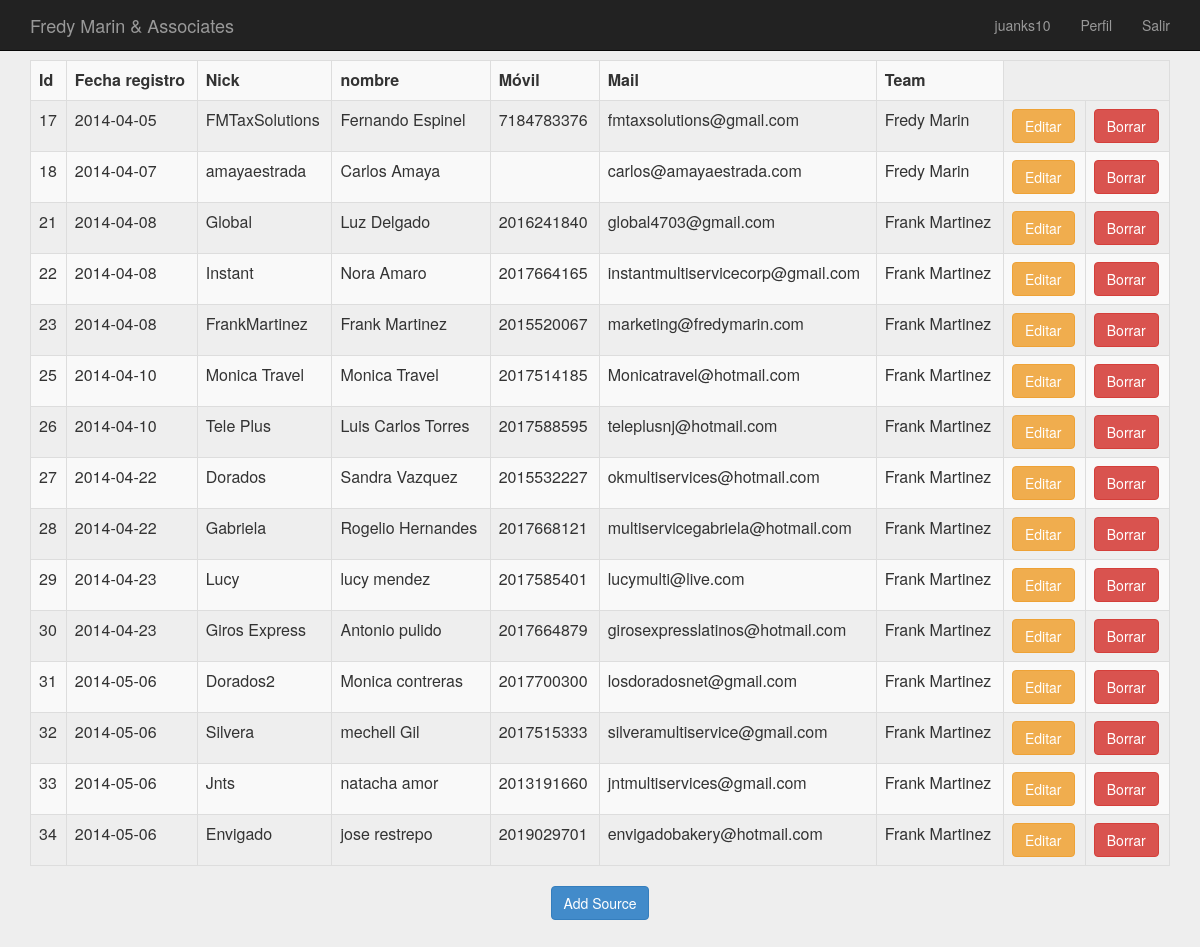
/vendedores/index.php?mostrar=vendedores (signed in), run on the app's committed database.
### tables this page shows
CREATE TABLE IF NOT EXISTS `usuarios` (
  `id` int(5) NOT NULL AUTO_INCREMENT,
  `fecha` varchar(10) NOT NULL,
  `nick` varchar(20) NOT NULL,
  `pass` varchar(32) NOT NULL,
  `mail` varchar(40) NOT NULL,
  `ip` varchar(15) NOT NULL,
  `perfil` varchar(14) NOT NULL,
  `tipoperfil` int(2) NOT NULL,
  `nombre_completo` varchar(40) DEFAULT NULL,
  `movil` varchar(20) DEFAULT NULL,
  `creado_por` int(4) DEFAULT NULL,
  PRIMARY KEY (`id`),
  KEY `nick` (`nick`,`pass`)
);

### vendedores/index.php (the view, shortened to what this page needs)
<?php
include("../conexion.php");
?>
<html>
<head>
    <link href="../estilos/bootstrap.min.css" rel="stylesheet">
    <link href="../estilos/signin.css" rel="stylesheet">
</head>
<body>
<br />
<div class="container">
<?php
echo "<table class='table table-striped table-bordered' >";
echo "<tr>";
echo "<td><b>Id</b></td>";
echo "<td><b>Fecha registro</b></td>";
echo "<td><b>Nick</b></td>";
echo "<td><b>nombre</b></td>";
echo "<td><b>M&oacute;vil</b></td>";
echo "<td><b>Mail</b></td>";
if($_SESSION['perfil'] == "administrador" && $_GET['mostrar'] == 'vendedores'){
echo "<td><b>Team</b></td>";
}
echo "</tr>";
        if (isset($_GET['pagina']) ) {
    	$num_pagina = (int) $_GET['pagina'];
    	$num_pagina2 = $num_pagina * 30;
    	}
    	else {
    	$num_pagina2 = 0;
    	}
if($_SESSION['perfil'] == "administrador"){
    if ($_GET['mostrar'] == 'team') {
      $result = mysql_query("SELECT * FROM `usuarios` WHERE `tipoperfil` = '3'  LIMIT $num_pagina2 , 30") or trigger_error(mysql_error());
    }else {
      $result = mysql_query("SELECT * FROM `usuarios` WHERE `tipoperfil` = '2'  LIMIT $num_pagina2 , 30") or trigger_error(mysql_error());
    }
  }else if($_SESSION['perfil'] == "team"){
      $creado_por = $_SESSION['id'];
      $result = mysql_query("SELECT * FROM `usuarios` WHERE `tipoperfil` = '2' AND `creado_por` =  '$creado_por' LIMIT $num_pagina2 , 30") or trigger_error(mysql_error());
  }
while($row = mysql_fetch_array($result)){
foreach($row AS $key => $value) { $row[$key] = stripslashes($value); }
echo "<tr>";
echo "<td valign='top'>" . nl2br( $row['id']) . "</td>";
echo "<td valign='top'>" . nl2br( $row['fecha']) . "</td>";
echo "<td valign='top'>" . nl2br( $row['nick']) . "</td>";
echo "<td valign='top'>" . nl2br( $row['nombre_completo']) . "</td>";
echo "<td valign='top'>" . nl2br( $row['movil']) . "</td>";
echo "<td valign='top'>" . nl2br( $row['mail']) . "</td>";
if($_SESSION['perfil'] == "administrador" && $_GET['mostrar'] == 'vendedores'){
    $creado_por_2 = $row['creado_por'];
    $result2 = mysql_query("SELECT nombre_completo FROM `usuarios` WHERE `id` = $creado_por_2") or trigger_error(mysql_error());
    while($row2 = mysql_fetch_array($result2)){
    foreach($row2 AS $key => $value) { $row2[$key] = stripslashes($value); }
    echo "<td valign='top'>".nl2br( $row2['nombre_completo'])."</td>";
  }
}
if($_SESSION['perfil'] == "administrador"){
echo "<td valign='top'><a href=editar.php?id={$row['id']} class='btn btn-warning' role='button'>Editar</a></td><td><a href=borrar.php?id={$row['id']} class='btn btn-danger' role='button'>Borrar</a></td> ";
}
echo "</tr>";
}
echo "</table>";
	echo "<center>";
?>
		<?php
    if ($_GET['mostrar'] == 'team') {
      echo "<a href='agregar.php?add=team' class='btn btn-primary' role='button'>Add Team</a>";
      }else {
        echo "<a href='agregar.php?add=source' class='btn btn-primary' role='button'>Add Source</a>";
      }
    ?>
	</div>
</body>
</html>

### estilos/signin.css (style rules this page uses)
body { padding-top: 40px; padding-bottom: 40px; background-color: #eee; }

### data on the page
usuarios: id "17", fecha "2014-04-05", nick "FMTaxSolutions", nombre_completo "Fernando Espinel", movil "7184783376", mail "fmtaxsolutions@gmail.com"
usuarios: nombre_completo "Fredy Marin"
usuarios: id "18", fecha "2014-04-07", nick "amayaestrada", nombre_completo "Carlos Amaya", mail "carlos@amayaestrada.com"
usuarios: id "21", fecha "2014-04-08", nick "Global", nombre_completo "Luz Delgado", movil "2016241840", mail "global4703@gmail.com"
usuarios: nombre_completo "Frank Martinez"
usuarios: id "22", fecha "2014-04-08", nick "Instant", nombre_completo "Nora Amaro", movil "2017664165", mail "instantmultiservicecorp@gmail.com"
usuarios: id "23", fecha "2014-04-08", nick "FrankMartinez", nombre_completo "Frank Martinez", movil "2015520067", mail "marketing@fredymarin.com"
usuarios: id "25", fecha "2014-04-10", nick "Monica Travel", nombre_completo "Monica Travel", movil "2017514185", mail "Monicatravel@hotmail.com"
usuarios: id "26", fecha "2014-04-10", nick "Tele Plus", nombre_completo "Luis Carlos Torres", movil "2017588595", mail "teleplusnj@hotmail.com"
usuarios: id "27", fecha "2014-04-22", nick "Dorados", nombre_completo "Sandra Vazquez", movil "2015532227", mail "okmultiservices@hotmail.com"
usuarios: id "28", fecha "2014-04-22", nick "Gabriela", nombre_completo "Rogelio Hernandes", movil "2017668121", mail "multiservicegabriela@hotmail.com"
usuarios: id "29", fecha "2014-04-23", nick "Lucy", nombre_completo "lucy mendez", movil "2017585401", mail "lucymulti@live.com"
usuarios: id "30", fecha "2014-04-23", nick "Giros Express", nombre_completo "Antonio pulido", movil "2017664879", mail "girosexpresslatinos@hotmail.com"
usuarios: id "31", fecha "2014-05-06", nick "Dorados2", nombre_completo "Monica contreras", movil "2017700300", mail "losdoradosnet@gmail.com"
usuarios: id "32", fecha "2014-05-06", nick "Silvera", nombre_completo "mechell Gil", movil "2017515333", mail "silveramultiservice@gmail.com"
usuarios: id "33", fecha "2014-05-06", nick "Jnts", nombre_completo "natacha amor", movil "2013191660", mail "jntmultiservices@gmail.com"
usuarios: id "34", fecha "2014-05-06", nick "Envigado", nombre_completo "jose restrepo", movil "2019029701", mail "envigadobakery@hotmail.com"

### other printed values
$_SESSION['nick'] "juanks10"
